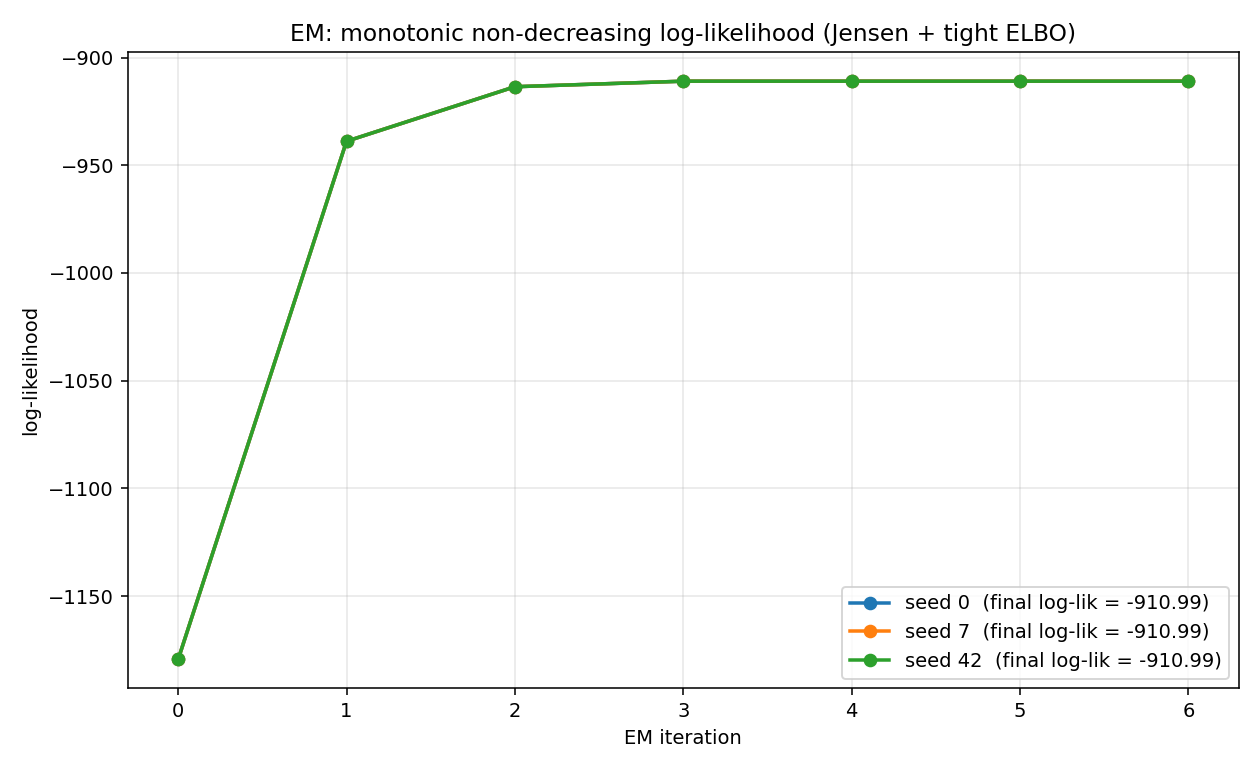

The script that saved this image:
"""EM log-likelihood vs iteration: must be monotonic non-decreasing.
Run EM on three different initializations to also visualize local-optimum
sensitivity.

Output: diagram_em_loglik.png
"""

import numpy as np
import matplotlib.pyplot as plt

from from_scratch import GaussianMixture, make_elongated


def main():
    X, _ = make_elongated(n=300, seed=3)

    fig, ax = plt.subplots(figsize=(9, 5.5))
    for seed in [0, 7, 42]:
        gmm = GaussianMixture(n_components=3, seed=seed, n_iter=80).fit(X)
        ax.plot(gmm.loglik_history_, marker="o", lw=1.8,
                label=f"seed {seed}  (final log-lik = {gmm.loglik_history_[-1]:.2f})")

    ax.set_xlabel("EM iteration")
    ax.set_ylabel("log-likelihood")
    ax.set_title("EM: monotonic non-decreasing log-likelihood (Jensen + tight ELBO)")
    ax.legend()
    ax.grid(alpha=0.3)

    fig.tight_layout()
    fig.savefig("diagram_em_loglik.png", dpi=140)
    print("wrote diagram_em_loglik.png")


if __name__ == "__main__":
    main()
